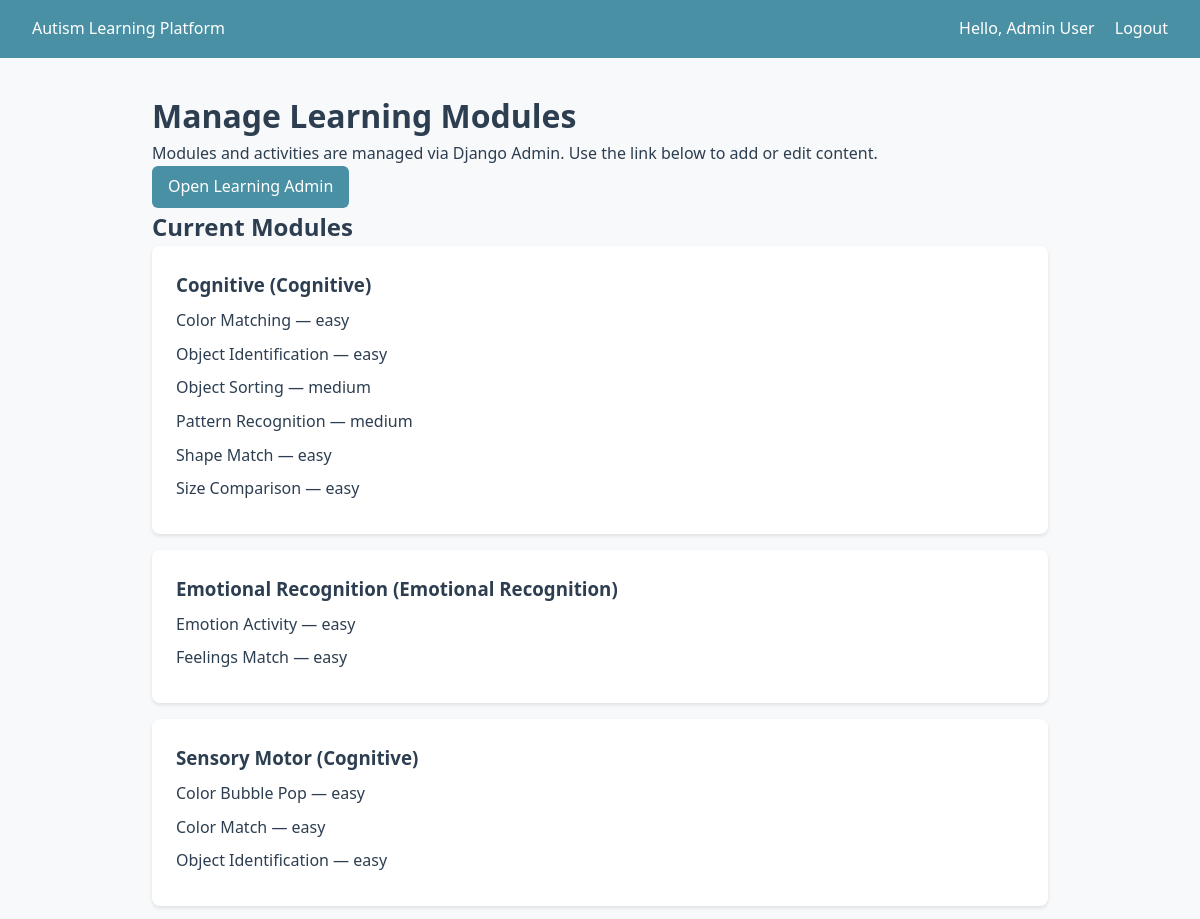
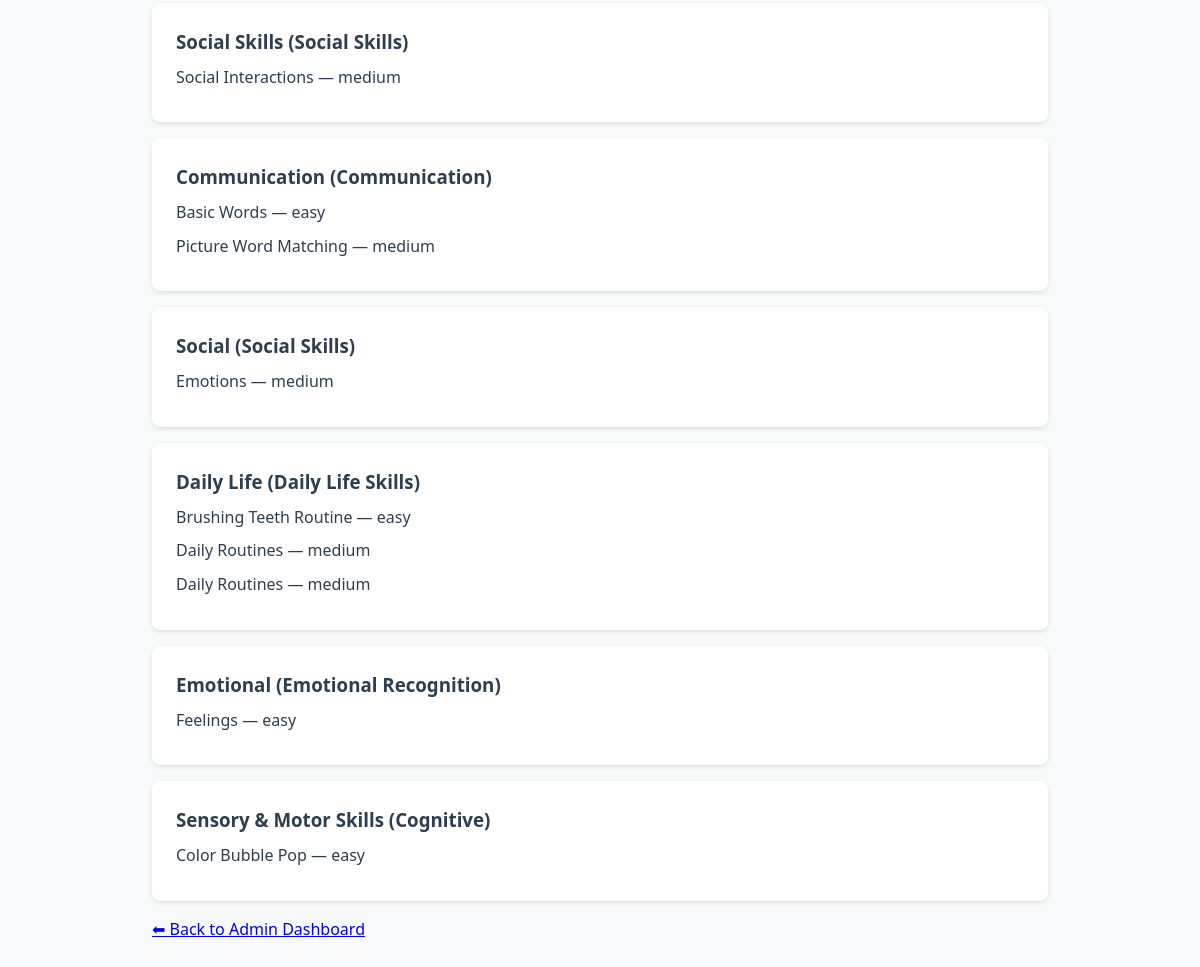
Screenshot of /learning/admin/modules/ (signed in) with the database file from the repository (2 pictures, top to bottom).
### accounts/models.py (models this page shows, shortened)
class User(AbstractUser):
    class Role(models.TextChoices):
        ADMIN = "admin", "Administrator"
        PARENT = "parent", "Parent/Guardian"
        CHILD = "child", "Child (Learner)"
    role = models.CharField(max_length=10, choices=Role.choices, default=Role.PARENT)
    phone = models.CharField(max_length=20, blank=True)
    created_at = models.DateTimeField(auto_now_add=True)
    updated_at = models.DateTimeField(auto_now=True)

### learning/models.py (models this page shows, shortened)
class LearningModule(models.Model):
    class SkillCategory(models.TextChoices):
        COMMUNICATION = "communication", "Communication"
        SOCIAL = "social", "Social Skills"
        COGNITIVE = "cognitive", "Cognitive"
        DAILY = "daily", "Daily Life Skills"
        EMOTIONAL = "emotional", "Emotional Recognition"
    name = models.CharField(max_length=200)
    description = models.TextField(blank=True)
    category = models.CharField(
        max_length=20,
        choices=SkillCategory.choices,
        default=SkillCategory.COGNITIVE,
    )
    icon = models.ImageField(upload_to="module_icons/", blank=True, null=True)
    order = models.PositiveIntegerField(default=0)
    is_active = models.BooleanField(default=True)
    created_at = models.DateTimeField(auto_now_add=True)
    updated_at = models.DateTimeField(auto_now=True)
    class Meta:
        ordering = ["order", "name"]

class LearningActivity(models.Model):
    class Difficulty(models.TextChoices):
        EASY = "easy", "Easy"
        MEDIUM = "medium", "Medium"
        HARD = "hard", "Hard"
    module = models.ForeignKey(
        LearningModule,
        on_delete=models.CASCADE,
        related_name="activities",
    )
    title = models.CharField(max_length=200)
    description = models.TextField(blank=True)
    difficulty = models.CharField(
        max_length=10,
        choices=Difficulty.choices,
        default=Difficulty.EASY,
    )
    image = models.ImageField(upload_to="activity_images/", blank=True, null=True)
    audio_guide = models.FileField(
        upload_to="activity_audio/",
        blank=True,
        null=True,
        help_text="Audio guidance for the activity",
    )
    video_url = models.URLField(blank=True, null=True)
    template_name = models.CharField(
        max_length=100,
        blank=True,
        help_text="Template to render (e.g. color_match, object_identification)",
    )
    order = models.PositiveIntegerField(default=0)
    reward_points = models.PositiveIntegerField(default=10)
    is_active = models.BooleanField(default=True)
    created_at = models.DateTimeField(auto_now_add=True)
    updated_at = models.DateTimeField(auto_now=True)
    class Meta:
        ordering = ["module", "order", "title"]
        verbose_name_plural = "Learning activities"

### learning/views.py (the view)
# urls.py: path("admin/modules/", views.manage_modules, name="manage_modules"),
@admin_required
def manage_modules(request):
    modules = LearningModule.objects.prefetch_related("activities").all()
    return render(request, "admin/manage_modules.html", {"modules": modules})

### templates/admin/manage_modules.html (shortened to what this page needs)
{% extends "base.html" %}
{% block content %}
<h1>Manage Learning Modules</h1>
<p>Modules and activities are managed via Django Admin. Use the link below to add or edit content.</p>
<p><a href="/admin/learning/" class="btn">Open Learning Admin</a></p>
<h2>Current Modules</h2>
{% for module in modules %}
<div class="card">
    <h3>{{ module.name }} ({{ module.get_category_display }})</h3>
    <ul>
        {% for activity in module.activities.all %}
        <li>{{ activity.title }} — {{ activity.difficulty }}</li>
        {% endfor %}
    </ul>
</div>
{% endfor %}
<p><a href="{% url 'learning:admin_dashboard' %}">⬅ Back to Admin Dashboard</a></p>
{% endblock %}

### templates/base.html (shortened to what this page needs)
<!DOCTYPE html>
<html lang="en">
<head>
</head>
<body>
    <header class="header">
        <a href="{% url 'accounts:home' %}">Autism Learning Platform</a>
        <nav class="nav">
            {% if user.is_authenticated %}
                <span>Hello, {{ user.get_full_name|default:user.username }}</span>
                <a href="{% url 'accounts:logout' %}">Logout</a>
            {% else %}
                <a href="{% url 'accounts:login' %}">Login</a>
                <a href="{% url 'accounts:register' %}">Register</a>
            {% endif %}
        </nav>
    </header>
    <main class="container">
        {% block content %}{% endblock %}
    </main>
</body>
</html>

### templates/base.html (style rules this page uses)
:root { --primary: #4a90a4; --accent: #f5a623; --bg: #f8f9fa; --text: #2c3e50; }
* { box-sizing: border-box; margin: 0; padding: 0; }
body { font-family: 'Segoe UI', Tahoma, sans-serif; background: var(--bg); color: var(--text); line-height: 1.6; }
.header { background: var(--primary); color: white; padding: 1rem 2rem; display: flex; justify-content: space-between; align-items: center; }
.header a { color: white; text-decoration: none; }
.nav a { margin-left: 1rem; }
.container { max-width: 960px; margin: 0 auto; padding: 2rem; }
.btn { display: inline-block; padding: 0.5rem 1rem; background: var(--primary); color: white; border-radius: 6px; text-decoration: none; border: none; cursor: pointer; }
.card { background: white; border-radius: 8px; padding: 1.5rem; margin-bottom: 1rem; box-shadow: 0 2px 4px rgba(0,0,0,0.1); }
ul { list-style: none; }
ul li { margin: 0.5rem 0; }

### rows the page displays
User: get_full_name "Admin User"
LearningModule: name "Cognitive", category "Cognitive"
LearningActivity: title "Color Matching", difficulty "easy"
LearningActivity: title "Object Identification", difficulty "easy"
LearningActivity: title "Object Sorting", difficulty "medium"
LearningActivity: title "Pattern Recognition", difficulty "medium"
LearningActivity: title "Shape Match", difficulty "easy"
LearningActivity: title "Size Comparison", difficulty "easy"
LearningModule: name "Emotional Recognition", category "Emotional Recognition"
LearningActivity: title "Emotion Activity", difficulty "easy"
LearningActivity: title "Feelings Match", difficulty "easy"
LearningModule: name "Sensory Motor", category "Cognitive"
LearningActivity: title "Color Bubble Pop", difficulty "easy"
LearningActivity: title "Color Match", difficulty "easy"
LearningActivity: title "Object Identification", difficulty "easy"
LearningModule: name "Social Skills", category "Social Skills"
LearningActivity: title "Social Interactions", difficulty "medium"
LearningModule: name "Communication", category "Communication"
LearningActivity: title "Basic Words", difficulty "easy"
LearningActivity: title "Picture Word Matching", difficulty "medium"
LearningModule: name "Social", category "Social Skills"
LearningActivity: title "Emotions", difficulty "medium"
LearningModule: name "Daily Life", category "Daily Life Skills"
LearningActivity: title "Brushing Teeth Routine", difficulty "easy"
LearningActivity: title "Daily Routines", difficulty "medium"
LearningActivity: title "Daily Routines", difficulty "medium"
LearningModule: name "Emotional", category "Emotional Recognition"
LearningActivity: title "Feelings", difficulty "easy"
LearningModule: name "Sensory & Motor Skills", category "Cognitive"
LearningActivity: title "Color Bubble Pop", difficulty "easy"
